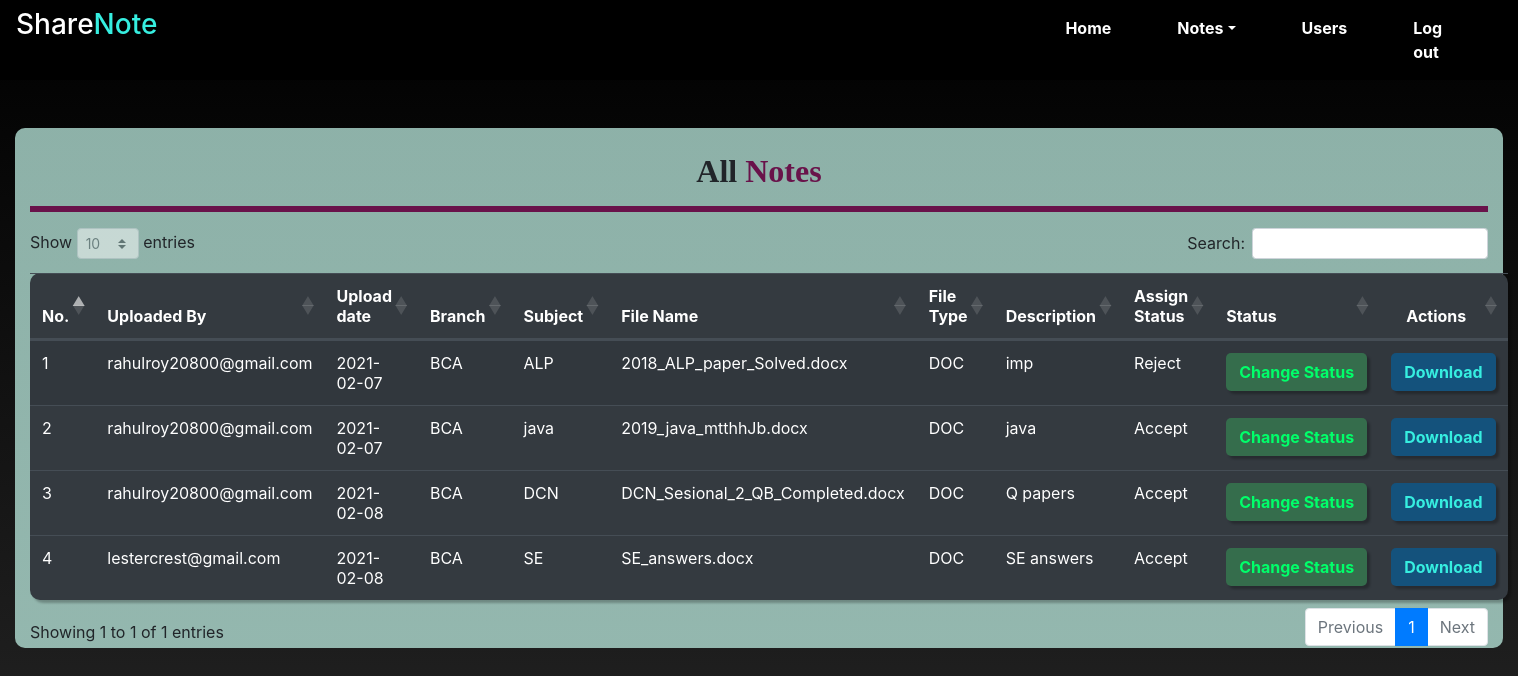
The app's page /all_notes (signed in) with its own data.
### notes/models.py (models this page shows, shortened)
class Notes(models.Model):
    user = models.ForeignKey(User,on_delete=models.CASCADE)
    uploadingdate = models.CharField(max_length=30)
    branch = models.CharField(max_length=13)
    subject = models.CharField(max_length=15)
    notesfile = models.FileField(max_length=100,null=True)
    filetype = models.CharField(max_length=30, null=True)
    description = models.CharField(max_length=200)
    status = models.CharField(max_length=10)

### notes/views.py (the view)
# urls.py: path('all_notes',all_notes,name='all_notes'),
def all_notes(request):
    if not request.user.is_authenticated:
        return redirect('login_admin')
    notes = Notes.objects.all()
    d = {'notes': notes}
    return render(request, 'all_notes.html', d)

### notes/templates/all_notes.html (shortened to what this page needs)
{% extends 'admin_nav.html'%} {% block body %} {% load static %}
<link
  rel="stylesheet"
  href="https://cdnjs.cloudflare.com/ajax/libs/twitter-bootstrap/4.5.2/css/bootstrap.css"
/>
<link
  rel="stylesheet"
  href="https://cdn.datatables.net/1.10.23/css/dataTables.bootstrap4.min.css"
/>
<div style="animation: transitionIn 0.75s;">
<div class="col-12 mt-5">
  <div class="container1 col-12">
  <br>
    <h2 class="text-black text-center"><span style="font-family:'Consolas'; font-weight:bold">All</span><span style="color:#69124A; font-family:'Consolas'; font-weight:bold"> Notes</span></h2>
    <hr style="background-color: #69124A; border : 3px solid #69124A " >
    <table
      class="table table-striped table-hover table-dark"
      style="
        border-radius: 10px;
        filter: drop-shadow(3px 3px 1px rgba(0, 0, 0, 0.25));
      "
      id="example"
    >
      <thead>
        <tr>
          <th>No.</th>
          <th>Uploaded By</th>
          <th>Upload date</th>
          <th>Branch</th>
          <th>Subject</th>
          <th>File Name</th>
          <th>File Type</th>
          <th>Description</th>
          <th>Assign Status</th>
          <th>Status</th>
          <th style="text-align: center">Actions</th>
        </tr>
      </thead>
      {% for i in notes %}
      <tbody>
        <tr>
          <td>{{forloop.counter}}</td>
          <td>{{i.user.username}}</td>
          <td>{{i.uploadingdate}}</td>
          <td>{{i.branch}}</td>
          <td>{{i.subject}}</td>
          <td>{{i.notesfile}}</td>
          <td>{{i.filetype}}</td>
          <td>{{i.description}}</td>
          <td>{{i.status}}</td>
          <td>
            <a
              href="{% url 'assign_status' i.id %}"
              class="btn font-weight-bold"
              style="
                border-radius: 5px;
                width: 100%;
                background-color: #356d4c;
                color: #00ff6a;
                filter: drop-shadow(3px 3px 1px rgba(0, 0, 0, 0.25));
              "
              >Change&nbspStatus</a
            >
          </td>
          <td>
            <a
              href="{{i.notesfile.url}}"
              class="btn font-weight-bold"
              style="
                background-color: #14527c;
                color: #36eee0;
                border-radius: 5px;
                width: 100%;
                filter: drop-shadow(3px 3px 1px rgba(0, 0, 0, 0.25));
              "
              >Download</a
            >
          </td>
        </tr>
        {% endfor %}
      </tbody>
    </table>
  </div>
</div>
</div>
{% endblock %}

### notes/static/css/mystyle.css (style rules this page uses)
body { background-image: linear-gradient( rgb(0, 0, 0) , rgb(36, 36, 36)); }

### notes/templates/all_notes.html (style rules this page uses)
.container1 { background-image: linear-gradient(#bcece0be , #bcece0be); border-radius: 10px; }

### records on screen
Notes: user.username "rahulroy20800@gmail.com", uploadingdate "2021-02-07", branch "BCA", subject "ALP", notesfile "2018_ALP_paper_Solved.docx", filetype "DOC", description "imp", status "Reject"
Notes: user.username "rahulroy20800@gmail.com", uploadingdate "2021-02-07", branch "BCA", subject "java", notesfile "2019_java_mtthhJb.docx", filetype "DOC", description "java", status "Accept"
Notes: user.username "rahulroy20800@gmail.com", uploadingdate "2021-02-08", branch "BCA", subject "DCN", notesfile "DCN_Sesional_2_QB_Completed.docx", filetype "DOC", description "Q papers", status "Accept"
Notes: user.username "lestercrest@gmail.com", uploadingdate "2021-02-08", branch "BCA", subject "SE", notesfile "SE_answers.docx", filetype "DOC", description "SE answers", status "Accept"
